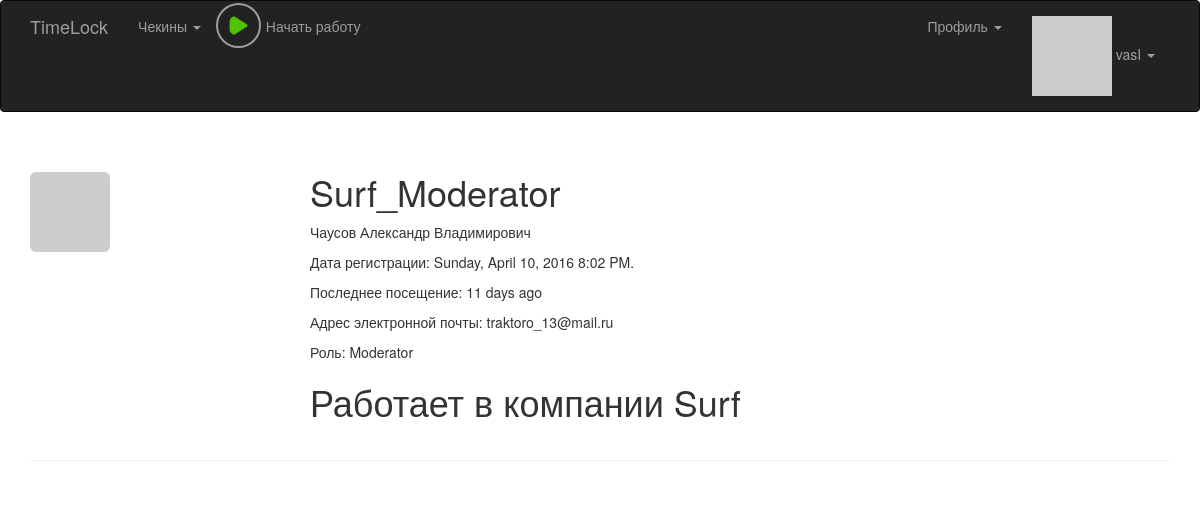
The page /user/2 (signed in) on the database as committed earlier.
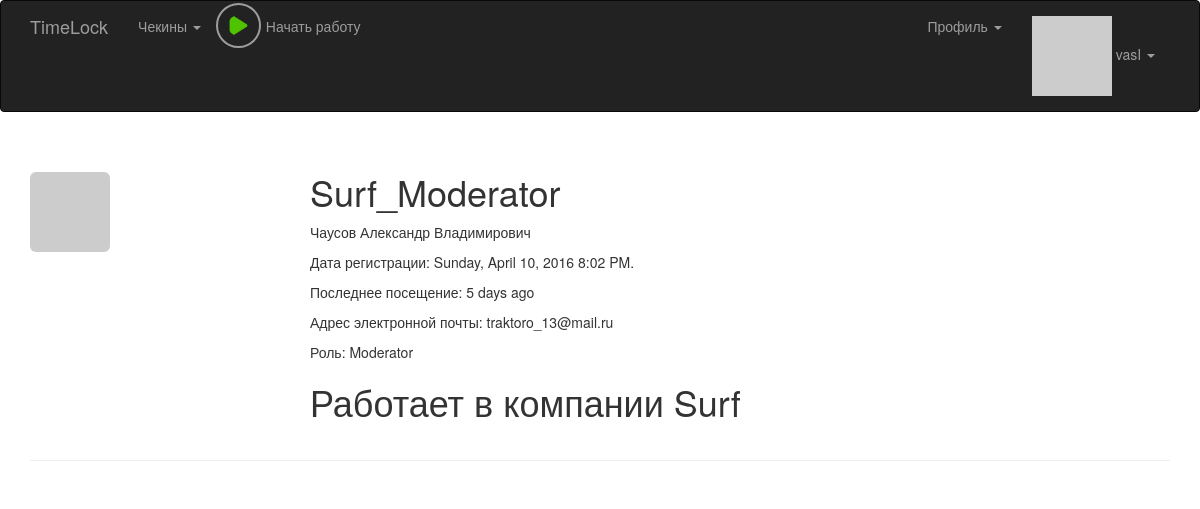
The same page on the database as committed later.
### app/model.py (models this page shows, shortened)
class User(UserMixin, db.Model):
    __tablename__ = 'users'
    id = db.Column(db.Integer, primary_key = True)
    email = db.Column(db.String(64), unique = True, index = True)
    username = db.Column(db.String(64), unique = True, index = True)
    password_hash = db.Column(db.String(128))
    confirmed = db.Column(db.Boolean, default = False)
    nfc_label = db.Column(db.String(64), unique = True, index = True)
    first_name = db.Column(db.String(64))
    middle_name = db.Column(db.String(64))
    last_name = db.Column(db.String(64))
    member_since = db.Column(db.DateTime(), default = datetime.utcnow)
    last_seen = db.Column(db.DateTime(), default = datetime.utcnow)
    avatar_hash = db.Column(db.String(32))
    rate = db.Column(db.Integer, default = 40)
    role_id = db.Column(db.Integer, db.ForeignKey('roles.id'))
    company_id = db.Column(db.Integer, db.ForeignKey('companies.id'))
    checkins = db.relationship('Checkin', backref = 'user', lazy = 'dynamic')
    timeCaches = db.relationship('TimeCache', backref = 'user', lazy = 'dynamic')
    posts = db.relationship('Post', backref = 'author', lazy = 'dynamic')
    notes = db.relationship('Note', backref = 'author', lazy = 'dynamic')
    @property
    def password(self):
        raise AttributeError('password is not a readable attribute')
    def can(self, permissions):
        return self.role is not None and (self.role.permissions & permissions) == permissions
    def is_administrator(self):
        return self.can(Permission.ADMINISTER)
    def is_moderator(self):
        return self.can(Permission.MODERATOR)
    def ping(self):
        self.last_seen = datetime.utcnow()
        db.session.add(self)
    def gravatar(self, size = 100, default = 'retro', rating ='g'):
        if request.is_secure:
            url = 'https://secure.gravatar.com/avatar'
        else:
            url = 'http://www.gravatar.com/avatar'
        hash = self.avatar_hash or hashlib.md5(self.email.encode('utf-8')).hexdigest()
        return '{url}/{hash}?s={size}&d={default}&r={rating}'.format(url = url, hash = hash, size = size, default = default, rating = rating)
    def equal_company(self, user):
        return self.company == user.company

### app/main/views.py (the view)
@main.route('/user/<int:user_id>')
@login_required
def user(user_id):
    user = User.query.filter_by(id = user_id).first_or_404()
    if current_user.is_moderator():
	    page = request.args.get('page', 1, type = int)
	    graphs_and_time = Checkin.get_checkins_page(page, user_id)
	    graphs = graphs_and_time[0]
	    keys = graphs.keys()
	    keys.sort()
	    default_date_strings = create_default_strings(keys)
	    needed_monday = keys[0]
	    needed_sunday = needed_monday + timedelta(days = 6)
	    prev_monday = needed_monday - timedelta(days = 7)
	    prev_sunday = needed_sunday - timedelta(days = 7)
	    next_monday = needed_monday + timedelta(days = 7)
	    next_sunday = needed_sunday + timedelta(days = 7)
	    need_week_title = needed_monday.strftime('%d.%m') + " - " + needed_sunday.strftime('%d.%m')
	    prev_week_title = prev_monday.strftime('%d.%m') + " - " + prev_sunday.strftime('%d.%m')
	    next_week_title = next_monday.strftime('%d.%m') + " - " + next_sunday.strftime('%d.%m')
	    delta = user.rate * 60 - graphs_and_time[2]
	    bad_work = delta > 0
	    if not bad_work:
	        delta *= -1
	    delta_hours = delta // 60
	    delta_minutes = delta % 60
	    if delta_minutes < 10:
	        delta_minutes = "0{}".format(delta_minutes)
	    delta_string = "{}:{}".format(delta_hours, delta_minutes)
	    pagination_url = "/user/{}?page=".format(user.id)
	    print("pagination_url = ", pagination_url)
	    return render_template('user.html', user = user, graphs = graphs, keys = keys, page = page,
	    	need_title = need_week_title, prev_title = prev_week_title, next_title = next_week_title,
	        default_date_strings = default_date_strings, week_total = graphs_and_time[1],
	        delta = delta_string, negative_delta = bad_work, pagination_url = pagination_url)
    return render_template('user.html', user = user)

### app/auth/views.py (called while the page is built)
@auth.before_app_request
def before_request():
    if current_user.is_authenticated:
        current_user.ping()

### app/checkin/__init__.py (called while the page is built)
@checkin.app_context_processor
def inject_permissions():
    return dict(Permission = Permission)

### app/main/__init__.py (called while the page is built)
@main.app_context_processor
def inject_permissions():
    return dict(Permission = Permission)

### app/model.py (called while the page is built)
@login_manager.user_loader
def load_user(user_id):
    return User.query.get(int(user_id))

### app/nfc/__init__.py (called while the page is built)
@nfc.app_context_processor
def inject_permissions():
    return dict(Permission = Permission)

### app/timelock_utils.py (called while the page is built)
def render_template(tmpl_name, **kwargs):
	checkin = get_last_checkin_in_current_day()
	current_work_time = None
	if checkin is not None:
		hours = checkin.time.hour
		minutes = checkin.time.minute
		current_work_time = hours * 60 + minutes
	return flask.render_template(tmpl_name, current_work_time = current_work_time, **kwargs)

### app/templates/user.html (shortened to what this page needs)
{% extends "base.html" %}
{% block page_content %}
<div class="page-header">
	<img class="img-rounded profile-thumbnail" src="{{ user.gravatar(size=256) }}">
    <div class="profile-header">
    	{% if user.username %}
    		<h1>{{ user.username }}</h1>
    	{% endif %}
		{% if (user.first_name or user.last_name) and (current_user.equal_company(user) or current_user.is_administrator())%}
		<p>
			{% if user.last_name %}{{ user.last_name }}{% endif %}
			{% if user.first_name %}{{ user.first_name }}{% endif %}
			{% if user.middle_name %}{{ user.middle_name }}{% endif %}
		</p>
		{% endif %}
		<p>
			Дата регистрации: {{ moment(user.member_since).format('LLLL') }}.
		</p>
		<p>
			Последнее посещение: {{ moment(user.last_seen).fromNow() }}
		</p>
		<p>Адрес электронной почты: {{ user.email }}</p>
		<p>Роль: {{ user.role.name }}</p>
		{% if user.company %}
    		<h1>Работает в компании {{ user.company.company_name }}</h1>
    	{% endif %}
		<br>
	</div>
</div>
{% endblock %}

Rows that differ between the two databases and show on the page:
changed User "Surf_Moderator": last_seen "11 days ago" → "5 days ago"
